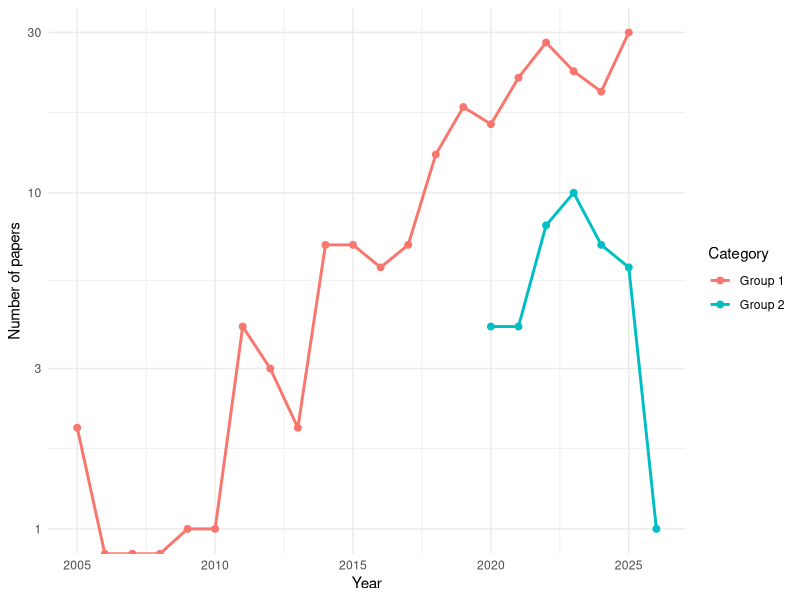
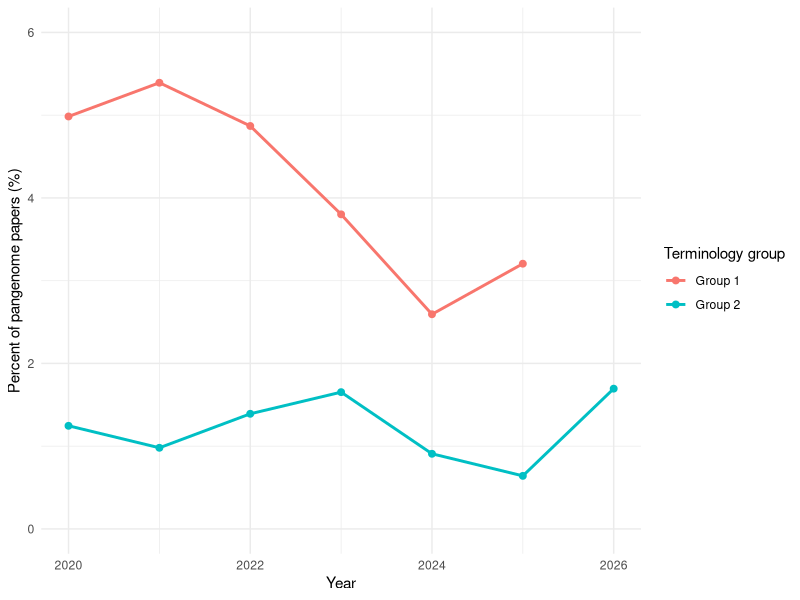
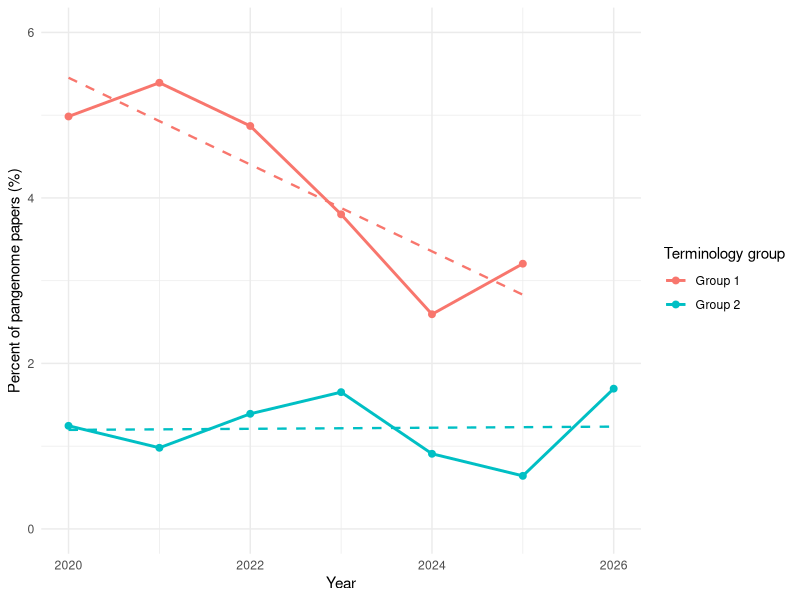
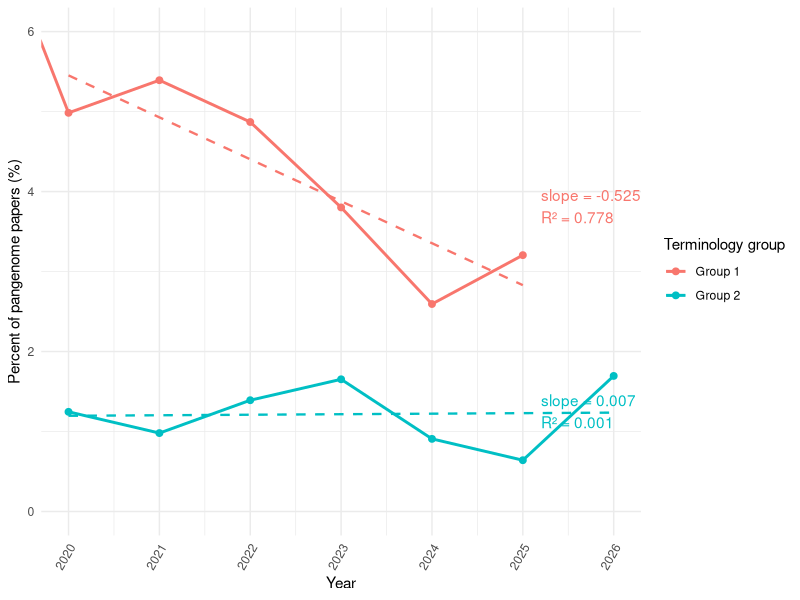

These charts were generated, in order, by the following R code:
library(ggplot2)
library(dplyr)

#Number of paper per years come from SCOPUS searches
#
#Group 1 Query in Scopus
## TITLE-ABS-KEY(pangenome OR "pan-genome")
## AND TITLE-ABS-KEY("core genome")
## AND TITLE-ABS-KEY("accessory genome" 
## OR "dispensable genome" 
## OR "unique genome" 
## OR "exclusive genome")
#Group 2 Query in Scopus:
## TITLE-ABS-KEY(pangenome OR "pan-genome")
## AND TITLE-ABS-KEY("core")
## AND TITLE-ABS-KEY("shell")
## AND TITLE-ABS-KEY("cloud")
#Pangenome Query in Scopus, used for normalization:
## TITLE-ABS-KEY(pangenome OR "pan-genome")

txt <- "
Year\tCategory\tNumber Papers
2026\tPangenome\t59
2025\tPangenome\t936
2024\tPangenome\t771
2023\tPangenome\t605
2022\tPangenome\t575
2021\tPangenome\t408
2020\tPangenome\t321
2019\tPangenome\t228
2018\tPangenome\t176
2017\tPangenome\t156
2016\tPangenome\t108
2015\tPangenome\t101
2014\tPangenome\t86
2013\tPangenome\t63
2012\tPangenome\t51
2011\tPangenome\t48
2010\tPangenome\t36
2009\tPangenome\t28
2008\tPangenome\t7
2007\tPangenome\t9
2006\tPangenome\t6
2005\tPangenome\t4
2004\tPangenome\t0
2003\tPangenome\t2
2002\tPangenome\t0
2001\tPangenome\t0
2000\tPangenome\t0
1999\tPangenome\t0
1998\tPangenome\t0
1997\tPangenome\t0
1996\tPangenome\t0
1995\tPangenome\t0
1994\tPangenome\t0
1993\tPangenome\t0
1992\tPangenome\t0
1991\tPangenome\t0
1990\tPangenome\t0
1989\tPangenome\t0
1988\tPangenome\t0
1987\tPangenome\t0
1986\tPangenome\t0
1985\tPangenome\t0
1984\tPangenome\t0
1983\tPangenome\t0
1982\tPangenome\t1
2026\tGroup 2\t1
2025\tGroup 2\t6
2024\tGroup 2\t7
2023\tGroup 2\t10
2022\tGroup 2\t8
2021\tGroup 2\t4
2020\tGroup 2\t4
2025\tGroup 1\t30
2024\tGroup 1\t20
2023\tGroup 1\t23
2022\tGroup 1\t28
2021\tGroup 1\t22
2020\tGroup 1\t16
2019\tGroup 1\t18
2018\tGroup 1\t13
2017\tGroup 1\t7
2016\tGroup 1\t6
2015\tGroup 1\t7
2014\tGroup 1\t7
2013\tGroup 1\t2
2012\tGroup 1\t3
2011\tGroup 1\t4
2010\tGroup 1\t1
2009\tGroup 1\t1
2008\tGroup 1\t0
2007\tGroup 1\t0
2006\tGroup 1\t0
2005\tGroup 1\t2
"

data<-read.table(text=txt,header=T, sep = "\t", stringsAsFactors = FALSE)
head(data)

# Make sure types are correct
data$Year <- as.numeric(data$Year)
data$Category <- as.factor(data$Category)

table(data$Category)

ggplot(subset(data, Category != "Pangenome"),
       aes(x = Year, y = Number.Papers,
                 group = Category, color = Category)) +
  geom_line(linewidth = 1) +
  geom_point(size = 2) +
  theme_minimal() +
  scale_y_log10() +
  labs(x = "Year",
       y = "Number of papers",
       color = "Category")

# Denominator: total pangenome papers per year
denom <- data %>%
  filter(Category == "Pangenome") %>%
  select(Year, PangenomeTotal = Number.Papers)

# Numerator: terminology groups only, joined to the denominator
plot_pct <- data %>%
  filter(Category != "Pangenome") %>%
  left_join(denom, by = "Year") %>%
  mutate(Percent = 100 * Number.Papers / PangenomeTotal)

# Plot percentages
ggplot(plot_pct, aes(x = Year, y = Percent, group = Category, color = Category)) +
  geom_line(linewidth = 1) +
  geom_point(size = 2) +
  theme_minimal() +
  xlim(2020,2026) +
  ylim(0,6) +
  labs(x = "Year",
       y = "Percent of pangenome papers (%)",
       color = "Terminology group")       

#with linear regression line
ggplot(plot_pct, aes(x = Year, y = Percent, group = Category, color = Category)) +
  geom_line(linewidth = 1) +
  geom_point(size = 2) +
  geom_smooth(method = "lm", se = FALSE, linewidth = 0.8, linetype = "dashed") +
  theme_minimal() +
  xlim(2020, 2026) +
  ylim(0, 6) +
  labs(x = "Year",
       y = "Percent of pangenome papers (%)",
       color = "Terminology group")

plot_overlap <- plot_pct %>%
  filter(Year >= 2020, Year <= 2026)

lm_stats_overlap <- plot_overlap %>%
  group_by(Category) %>%
  do({
    fit <- lm(Percent ~ Year, data = .)
    data.frame(
      slope = coef(fit)[["Year"]],
      r2    = summary(fit)$r.squared
    )
  })

lm_stats_overlap

lm_stats_overlap_fmt <- lm_stats_overlap %>%
  mutate(
    slope = round(slope, 3),
    r2    = round(r2, 3)
  )

lm_stats_overlap_fmt

# --- Choose label positions (adjust if needed) ---
# Put labels near the right side, stacked by category
label_pos <- plot_pct %>%
  filter(Year == 2025) %>%
  group_by(Category) %>%
  summarise(y = max(Percent, na.rm = TRUE), .groups = "drop") %>%
  left_join(lm_stats_overlap, by = "Category") %>%   # lm_stats contains `label`
  mutate(
    x = 2025.2,
    y = pmin(y + 0.4, 5.8)
  )

label_pos <- label_pos %>%
  mutate(label = paste0("slope = ", round(slope, 3),
                        "\nR² = ", round(r2, 3)))
str(label_pos)


# --- Plot ---
ggplot(plot_pct, aes(x = Year, y = Percent,
                     group = Category, color = Category)) +
  geom_line(linewidth = 1) +
  geom_point(size = 2) +
  geom_smooth(
    data = plot_overlap,
    method = "lm",
    se = FALSE,
    linewidth = 0.8,
    linetype = "dashed"
  ) +
  geom_text(
    data = label_pos,
    aes(x = x, y = y, label = label, color = Category),
    inherit.aes = FALSE,
    hjust = 0, vjust = 0,
    show.legend = FALSE
  ) +
  scale_x_continuous(breaks = 2020:2026) +
  coord_cartesian(xlim = c(2020, 2026), ylim = c(0, 6)) +
  theme_minimal() +
  theme(axis.text.x = element_text(angle = 60, hjust = 1)) +
  labs(x = "Year",
       y = "Percent of pangenome papers (%)",
       color = "Terminology group")


